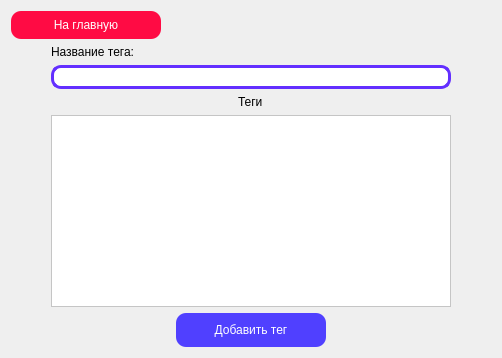
          <widget class="QWidget" name="search_window_in_stacked_widget">
           <layout class="QGridLayout" name="gridLayout_13">
            <item row="0" column="0" alignment="Qt::AlignLeft">
             <widget class="QPushButton" name="back_to_main_window_add_tag">
              <property name="minimumSize">
               <size>
                <width>150</width>
                <height>0</height>
               </size>
              </property>
              <property name="styleSheet">
               <string notr="true">background-color: rgb(255, 11, 68);
color: white;
font: 55 12pt &quot;MS Shell Dlg 2&quot;;
border-radius: 10px;
padding: 7px;</string>
              </property>
              <property name="text">
               <string>На главную</string>
              </property>
             </widget>
            </item>
            <item row="1" column="0">
             <layout class="QGridLayout" name="gridLayout_9">
              <item row="3" column="2" alignment="Qt::AlignHCenter">
               <widget class="QLabel" name="window_add_tag_labelTags">
                <property name="styleSheet">
                 <string notr="true">font: 75 12pt &quot;MS Shell Dlg 2&quot;;</string>
                </property>
                <property name="text">
                 <string>Теги</string>
                </property>
               </widget>
              </item>
              <item row="5" column="3">
               <spacer name="horizontalSpacer_5">
                <property name="orientation">
                 <enum>Qt::Horizontal</enum>
                </property>
                <property name="sizeHint" stdset="0">
                 <size>
                  <width>40</width>
                  <height>20</height>
                 </size>
                </property>
               </spacer>
              </item>
              <item row="6" column="2" alignment="Qt::AlignHCenter">
               <widget class="QPushButton" name="window_add_tag_btn_add">
                <property name="minimumSize">
                 <size>
                  <width>150</width>
                  <height>0</height>
                 </size>
                </property>
                <property name="styleSheet">
                 <string notr="true">background-color: rgb(80, 64, 255);
color: white;
font: 75 12pt &quot;MS Shell Dlg 2&quot;;
border-radius: 10px;
padding: 10px;</string>
                </property>
                <property name="text">
                 <string>Добавить тег</string>
                </property>
               </widget>
              </item>
              <item row="0" column="2" alignment="Qt::AlignLeft">
               <widget class="QLabel" name="window_add_tag_labelNametag">
                <property name="styleSheet">
                 <string notr="true">font: 75 12pt &quot;MS Shell Dlg 2&quot;;</string>
                </property>
                <property name="text">
                 <string>Название тега:</string>
                </property>
               </widget>
              </item>
              <item row="1" column="2" alignment="Qt::AlignHCenter">
               <widget class="QLineEdit" name="window_add_tag_name_tag">
                <property name="minimumSize">
                 <size>
                  <width>400</width>
                  <height>0</height>
                 </size>
                </property>
                <property name="maximumSize">
                 <size>
                  <width>16665731</width>
                  <height>16777215</height>
                 </size>
                </property>
                <property name="styleSheet">
                 <string notr="true">background-color: rgb(255, 255, 255);
border-radius: 10px;
padding: 1px;
font: 55 12pt &quot;MS Shell Dlg 2&quot;;
border: 3px solid rgb(99, 47, 255);</string>
                </property>
               </widget>
              </item>
              <item row="5" column="1">
               <spacer name="horizontalSpacer_4">
                <property name="orientation">
                 <enum>Qt::Horizontal</enum>
                </property>
                <property name="sizeHint" stdset="0">
                 <size>
                  <width>40</width>
                  <height>20</height>
                 </size>
                </property>
               </spacer>
              </item>
              <item row="5" column="2" alignment="Qt::AlignHCenter">
               <widget class="QTreeView" name="window_add_tag_treeView">
                <property name="minimumSize">
                 <size>
                  <width>400</width>
                  <height>0</height>
                 </size>
                </property>
                <property name="maximumSize">
                 <size>
                  <width>16632343</width>
                  <height>16777215</height>
                 </size>
                </property>
                <property name="styleSheet">
                 <string notr="true">background-color: rgb(255, 255, 255);</string>
                </property>
               </widget>
              </item>
             </layout>
            </item>
           </layout>
          </widget>
